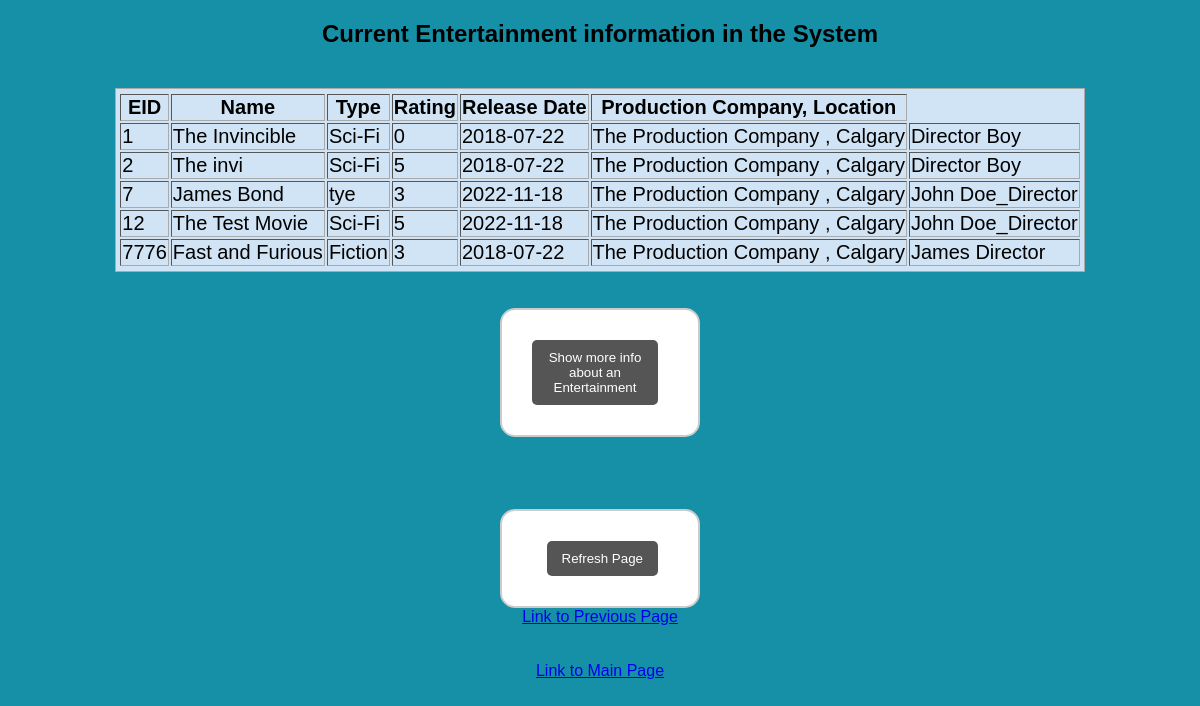
The app's page /DBMS_Project/user_login/user_all_entertainment.php with its own data.
### tables this page shows
CREATE TABLE `entertainment` (
  `eid` int(5) NOT NULL,
  `name` varchar(50) NOT NULL,
  `type` varchar(20) NOT NULL DEFAULT '''no type''',
  `rating` decimal(5,0) NOT NULL DEFAULT 0,
  `date` date NOT NULL DEFAULT current_timestamp(),
  `prod_pid` int(5) DEFAULT NULL,
  `dir_ssn` varchar(15) DEFAULT NULL
);

CREATE TABLE `productioncompany` (
  `pid` int(5) NOT NULL,
  `name` varchar(30) NOT NULL,
  `address` varchar(20) NOT NULL
);

CREATE TABLE `director` (
  `ssn` varchar(15) NOT NULL,
  `fname` varchar(15) NOT NULL,
  `lname` varchar(15) NOT NULL
);

### DBMS_Project/user_login/user_all_entertainment.php (the view, shortened to what this page needs)
<?php
$connection = mysqli_connect("localhost", "root", "","entertainment_db");
?>
<!DOCTYPE html>
<html>
<head>
	<link rel="stylesheet" type="text/css" href="./../style.css">
</head>
<body style = "flex-direction: column; justify-content:normal">
	<h2>Current Entertainment information in the System</h2>
	<?php
        $result = mysqli_query($connection, "SELECT E.eid, E.name AS Ename, E.type, E.rating, E.date, PC.name AS PC_name, PC.address,D.ssn, D.fname, D.lname FROM entertainment AS E, productioncompany AS PC, director as D WHERE E.prod_pid = PC.pid AND E.dir_ssn = D.ssn ");
		echo "<table style = \"background: #D0E4F5;border: 1px solid #AAAAAA;
		padding: 3px 2px;font-size: 20px;\" border = '1'>
			<tr>
			<th>EID</th>
			<th>Name</th>
			<th>Type</th>
			<th>Rating</th>
			<th>Release Date</th>
			<th>Production Company, Location</th>";
			echo"</tr>";
		while($row = mysqli_fetch_array($result))
		{
			echo "<tr>";
			echo "<td>" . $row['eid'] . "</td>";
			echo "<td>" . $row['Ename'] . "</td>";
			echo "<td>" . $row['type'] . "</td>";
			echo "<td>" . $row['rating'] . "</td>";
			echo "<td>" . $row['date'] . "</td>";
		   	echo "<td>" . $row['PC_name'] ." , " . $row['address'] .  "</td>";
		   	echo "<td>" . $row['fname'] . " " . $row['lname'] . "</td>";
			echo "</tr>";
		}
		echo "</table>";
	?>
	<br><br>
	<form style = "width: 200px" action=""  method="post">
	<button name = "showMore" type="submit">Show more info about an  Entertainment</button>
	</form>
    <br><br>
	<br><br>
	<form style = "width: 200px" action=""  method="post">
	<button name = "" style = "float:middle"  type="submit">Refresh Page
	</button>
	</form>
	<a href="user_choice.php">Link to Previous Page</a>	<br><br>
	<a href="./../index.php">Link to Main Page</a>
	<br><br>
</body>
</html>

### DBMS_Project/style.css (style rules this page uses)
body { background: #1690A7; display: flex; justify-content: center; align-items: center; height: 100vh; margin: auto }
* { font-family: sans-serif; box-sizing: border-box; }
form { width: 500px; border: 2px solid #ccc; padding: 30px; background: #fff; border-radius: 15px; }
h2 { text-align: center; margin-bottom: 40px; }
button { float: right; background: #555; padding: 10px 15px; color: #fff; border-radius: 5px; margin-right: 10px; border: none; }
table { background: #D0E4F5; }

### records on screen
entertainment: eid "1", name "The Invincible", type "Sci-Fi", rating "0", date "2018-07-22", prod_pid.name "The Production Company", prod_pid.address "Calgary", dir_ssn.fname "Director", dir_ssn.lname "Boy"
entertainment: eid "2", name "The invi", type "Sci-Fi", rating "5", date "2018-07-22", prod_pid.name "The Production Company", prod_pid.address "Calgary", dir_ssn.fname "Director", dir_ssn.lname "Boy"
entertainment: eid "7", name "James Bond", type "tye", rating "3", date "2022-11-18", prod_pid.name "The Production Company", prod_pid.address "Calgary", dir_ssn.fname "John", dir_ssn.lname "Doe_Director"
entertainment: eid "12", name "The Test Movie", type "Sci-Fi", rating "5", date "2022-11-18", prod_pid.name "The Production Company", prod_pid.address "Calgary", dir_ssn.fname "John", dir_ssn.lname "Doe_Director"
entertainment: eid "7776", name "Fast and Furious", type "Fiction", rating "3", date "2018-07-22", prod_pid.name "The Production Company", prod_pid.address "Calgary", dir_ssn.fname "James", dir_ssn.lname "Director"
